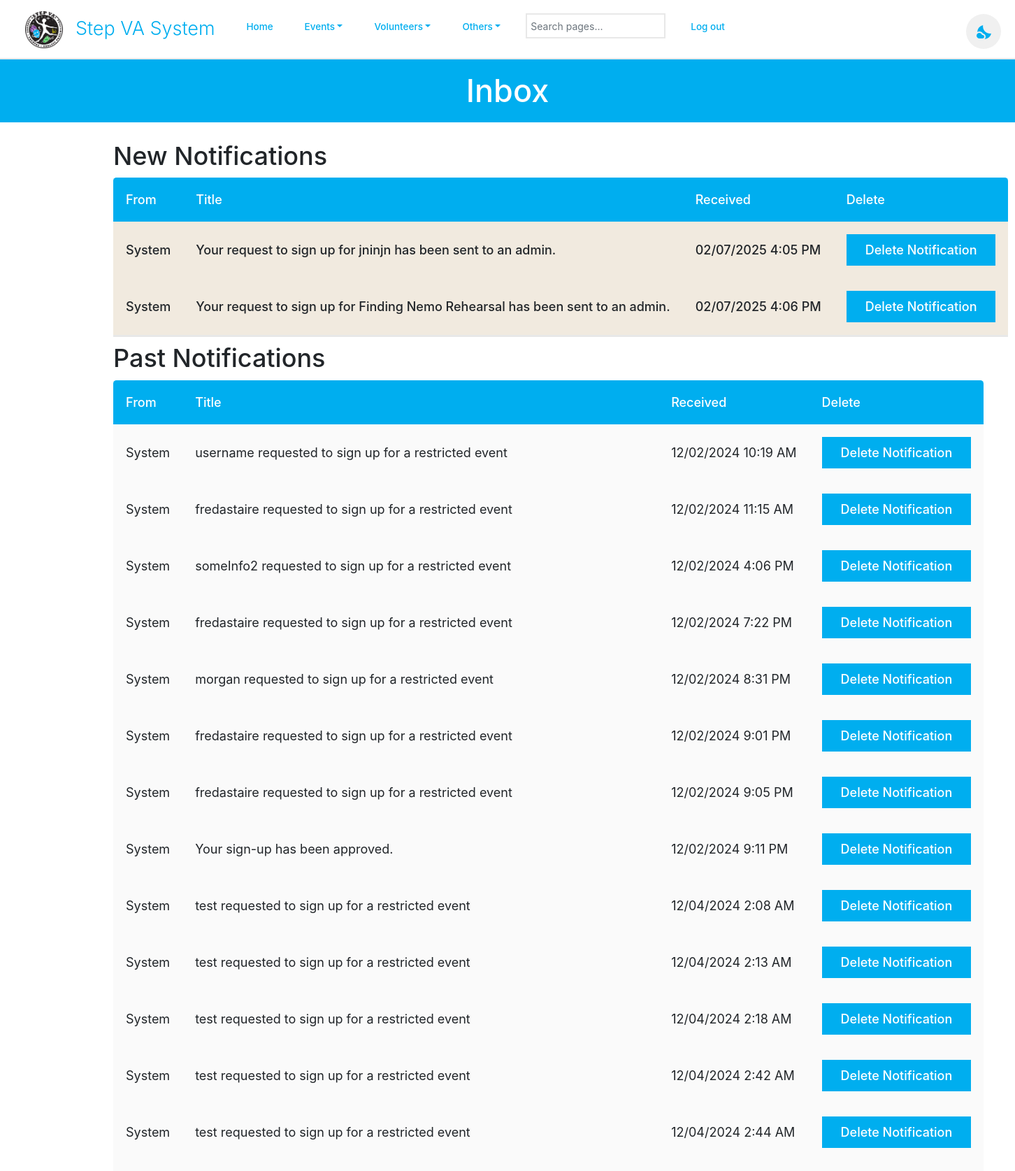
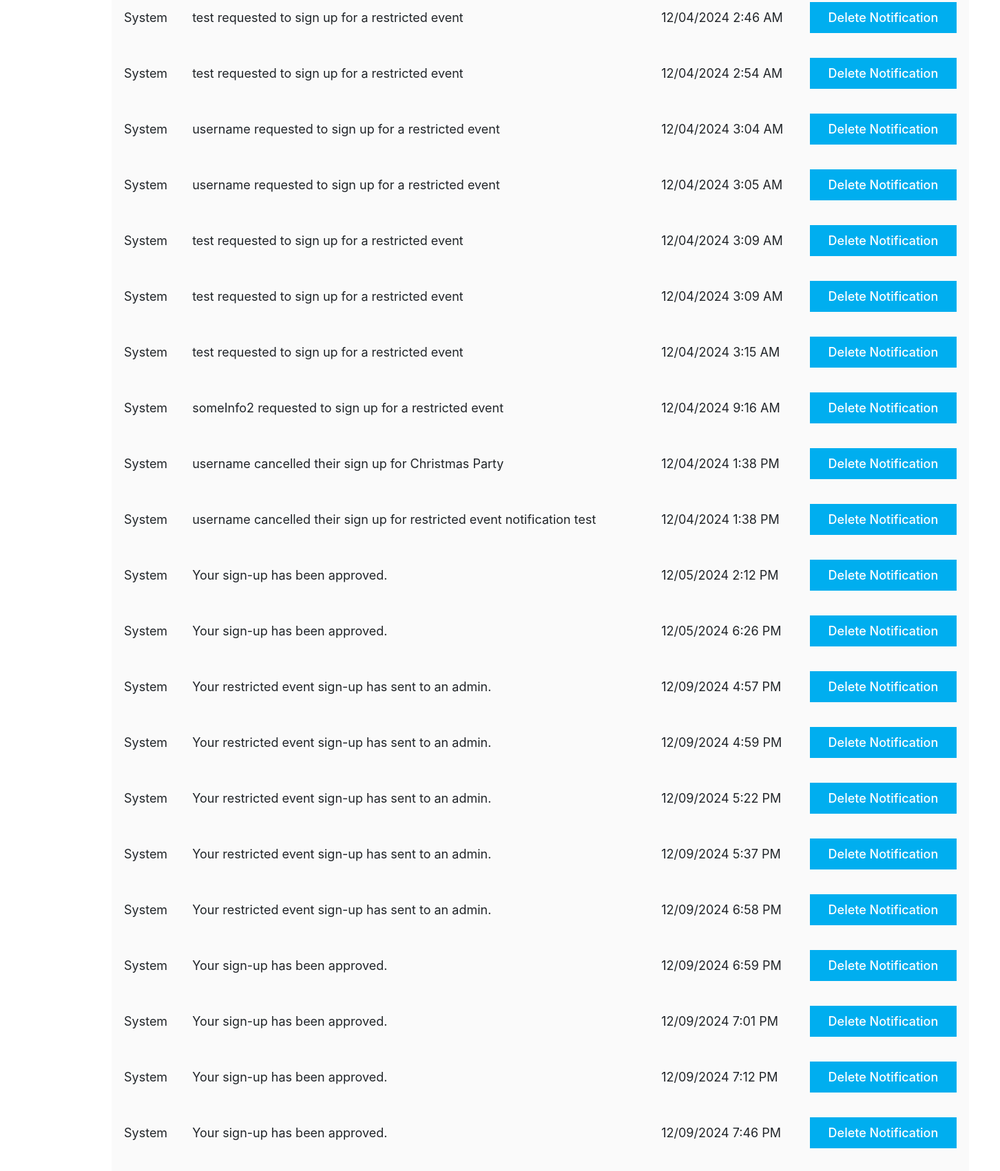
The page /inbox.php (signed in, upper part) on the database its author committed (2 pictures, top to bottom).
### tables this page shows
CREATE TABLE `dbmessages` (
  `id` int(11) NOT NULL,
  `senderID` varchar(256) NOT NULL,
  `recipientID` varchar(256) NOT NULL,
  `title` varchar(256) NOT NULL,
  `body` text NOT NULL,
  `time` varchar(16) NOT NULL,
  `wasRead` tinyint(1) NOT NULL DEFAULT 0,
  `prioritylevel` tinyint(4) NOT NULL DEFAULT 0
);

### database/dbMessages.php (called while the page is built, shortened)
<?php
function get_user_unread_messages($userID) {
    $query = "select * from dbmessages
              where recipientID='$userID' AND wasread = 0
              order by time ASC";
    $connection = connect();
    $result = mysqli_query($connection, $query);
    $messages = mysqli_fetch_all($result, MYSQLI_ASSOC);
    return $messages;
}
function get_user_read_messages($userID) {
    $query = "select * from dbmessages
              where recipientID='$userID' AND wasread = 1
              order by time ASC";
    $connection = connect();
    $result = mysqli_query($connection, $query);
    $messages = mysqli_fetch_all($result, MYSQLI_ASSOC);
    return $messages;
}

### database/dbPersons.php (called while the page is built, shortened)
<?php
    function get_name_from_id($id) {
        if ($id == 'vmsroot') {
            return 'System';
        }
        $query = "select first_name, last_name from dbpersons
            where id='$id'";
        $connection = connect();
        $result = mysqli_query($connection, $query);
        $row = mysqli_fetch_assoc($result);
        return $row['first_name'] . ' ' . $row['last_name'];
    }

### include/output.php (called while the page is built, shortened)
<?php
    function hsc($input) {
        return htmlspecialchars($input ?? '');
    }
    function time24hTo12h($time) {
        $hour = substr($time, 0, 2);
        $minute = substr($time, 3, 2);
        $hour = intval($hour);
        if ($hour < 12) {
            return hsc($hour . ':' . $minute . ' AM');
        } else if ($hour > 12) {
            $hour -= 12;
        }
        return hsc($hour . ':' . $minute . ' PM');
    }

### inbox.php (the view, shortened to what this page needs)
<?php
    $userID = null;
    if (isset($_SESSION['_id'])) {
        $userID = $_SESSION['_id'];
    }
?>
<!DOCTYPE html>
<html>
    <head>
        <?php require_once('universal.inc') ?>
        <link rel="stylesheet" href="css/messages.css"></link>
    </head>
    <body>
        <?php require_once('header.php') ?>
        <h1>Inbox</h1>
        <main class="general">
            <?php
                require_once('database/dbMessages.php');
                $messages = get_user_read_messages($userID);
                $newMessages = get_user_unread_messages($userID);
                if (count($newMessages) > 0): ?>
                    <div class="table-wrapper">
                        <h2>New Notifications</h2>
                        <table class="general">
                            <thead>
                                <tr>
                                    <th style="width:1px">From</th>
                                    <th>Title</th>
                                    <th style="width:1px">Received</th>
                                    <th style="width:1px">Delete</th>
                                </tr>
                            </thead>
                            <tbody class="standout">
                                <?php
                                    require_once('database/dbPersons.php');
                                    require_once('include/output.php');
                                    $id_to_name_hash = [];
                                    foreach ($newMessages as $message) {
                                        $sender = $message['senderID'];
                                        if (isset($id_to_name_hash[$sender])) {
                                            $sender = $id_to_name_hash[$sender];
                                        } else {
                                            $lookup = get_name_from_id($sender);
                                            $id_to_name_hash[$sender] = $lookup;
                                            $sender = $lookup;
                                        }
                                        $messageID = $message['id'];
                                        $title = $message['title'];
                                        $timePacked = $message['time'];
                                        $pieces = explode('-', $timePacked);
                                        $year = $pieces[0];
                                        $month = $pieces[1];
                                        $day = $pieces[2];
                                        $time = time24hto12h($pieces[3]);
                                        $class = 'message';
                                        if (!$message['wasRead']) {
                                            $class .= ' unread';
                                        }
                                        echo "
                                            <tr class='$class' data-message-id='$messageID'>
                                                <td>$sender</td>
                                                <td>$title</td>
                                                <td>$month/$day/$year $time</td>
                                                <td>
                                                    <button class='delete-button' data-message-id='$messageID'>Delete Notification</button>
                                                </td>
                                            </tr>";
                                    }
                                ?>
                            </tbody>
                        </table>
                    </div>
                <?php endif ?>
                <?php
                if (count($messages) > 0): ?>
                <div class="table-wrapper">
                    <h2>Past Notifications</h2>
                    <table class="general">
                        <thead>
                            <tr>
                                <th style="width:1px">From</th>
                                <th>Title</th>
                                <th style="width:1px">Received</th>
                                <th style="width:1px">Delete</th>
                            </tr>
                        </thead>
                        <tbody class="standout">
                            <?php
                                require_once('database/dbPersons.php');
                                require_once('include/output.php');
                                $id_to_name_hash = [];
                                foreach ($messages as $message) {
                                    $sender = $message['senderID'];
                                    if (isset($id_to_name_hash[$sender])) {
                                        $sender = $id_to_name_hash[$sender];
                                    } else {
                                        $lookup = get_name_from_id($sender);
                                        $id_to_name_hash[$sender] = $lookup;
                                        $sender = $lookup;
                                    }
                                    $messageID = $message['id'];
                                    $title = $message['title'];
                                    $timePacked = $message['time'];
                                    $pieces = explode('-', $timePacked);
                                    $year = $pieces[0];
                                    $month = $pieces[1];
                                    $day = $pieces[2];
                                    $time = time24hto12h($pieces[3]);
                                    $class = 'message';
                                    echo "
                                        <tr class='$class' data-message-id='$messageID'>
                                            <td>$sender</td>
                                            <td>$title</td>
                                            <td>$month/$day/$year $time</td>
                                            <td>
                                                <button class='delete-button' data-message-id='$messageID'>Delete Notification</button>
                                            </td>
                                        </tr>";
                                }
                            ?>
                        </tbody>
                    </table>
                </div>
            <?php else: ?>
                <p class="no-messages standout">You currently have no unread messages.</p>
            <?php endif ?>
        </main>
    </body>
</html>

### css/base.css (style rules this page uses)
html, body, header, main, footer, div, span, p, h1, h2, h3, h4, h5, h6, ul, ol, li, input, select, textarea, form, section, label, table, td, tr, th, form, fieldset, em, button, a { padding: 0; margin: 0; font-size: inherit; font-family: inherit; font-weight: inherit; text-decoration: none; font-style: normal; box-sizing: border-box; text-align: left; list-style-type: none; border-spacing: 0; }
:root { --page-background-color: #ffffff; --page-font-color: #333333; --inactive-font-color: #d0d0d0; --inactive-background-color: #f0f0f0; --standout-background: #fafafa; --happy-toast-background-color: #1a7024; --happy-toast-font-color: white; --info-toast-background-color: #2f2f2f; --info-toast-font-color: white; --error-toast-background-color: #701a1a; --error-toast-font-color: white; --shadow-and-border-color: #e8e8e8; --main-color: #00aeef; --accent-color: #39B54A; --secondary-accent-color: #a3e0f7; --calendar-event-color: #808080; --calendar-event-color-hover: var(--main-color); --calendar-today-border: 2px solid var(--secondary-accent-color); --button-font-color: white; --button-padding: 0.5rem 1.5rem; --button-border-radius: 0.25rem; --standard-border: 1px solid #333333; --light-border: 1px solid var(--shadow-and-border-color); --text-field-border: 2px solid #e8e8e8; --cancel-button-background-color: #aaa; --error-color: red; --base-variant: #f0f0f0; --primary-color: #00aeef; font-size: 18px; font-family: Montserrat; font-weight: 300; }
body { background-color: var(--page-background-color); color: var(--page-font-color); font-family: Montserrat; }
main:not(.login):not(.calendar-view):not(.dashboard) { padding: 1rem; }
input[type=submit], button, .button { color: var(--button-font-color); background-color: var(--main-color); padding: var(--button-padding); border: none; border-radius: var(--button-border-radius); font-weight: 500; width: 100%; transition: background-color .3s; cursor: pointer; text-align: center; }
h1 { font-size: 1.5rem; font-weight: 500; margin-bottom: 2rem; background-color: var(--main-color); color: var(--page-background-color); width: 100%; text-align: center; padding: 1rem; }
h2 { font-size: 1.5rem; font-weight: 500; }
main.general, form.general { margin: 1rem; display: flex; flex-direction: column; gap: 0.5rem; }
table.general { width: 100%; padding-bottom: 1rem; }
table.general th:first-of-type { border-top-left-radius: .25rem; }
table.general th:last-of-type { border-top-right-radius: .25rem; }
table.general th { background-color: var(--main-color); color: var(--button-font-color); font-weight: 500; }
table.general th, table.general td { padding: 1rem; white-space: nowrap; }
.standout { border-bottom: 3px solid var(--shadow-and-border-color); padding: 1rem; background-color: var(--standout-background); }
@media only screen and (min-width: 1024px) { main.general, form.general { margin: 0rem 8rem 4rem 8rem; } }

### css/messages.css (style rules this page uses)
:root { --unread-message-background: #f1eadf; --message-body-border-color: #ddd; --priorityone-color: #4FFFB0; --prioritytwo-color: #F0E68C; --prioritythree-color: #fd5c63; }
tr.message { cursor: pointer; transition: filter .3s; background-color: inherit; }
tr.message.unread { font-weight: 500; background-color: var(--unread-message-background); }

### rows shown on the page
dbmessages: senderID "System", title "Your request to sign up for jninjn has been sent to an admin.", time "02", time "07", time "2025", time "4:05 PM"
dbmessages: senderID "System", title "Your request to sign up for Finding Nemo Rehearsal has been sent to an admin.", time "02", time "07", time "2025", time "4:06 PM"
dbmessages: senderID "System", title "username requested to sign up for a restricted event", time "12", time "02", time "2024", time "10:19 AM"
dbmessages: senderID "System", title "fredastaire requested to sign up for a restricted event", time "12", time "02", time "2024", time "11:15 AM"
dbmessages: senderID "System", title "someInfo2 requested to sign up for a restricted event", time "12", time "02", time "2024", time "4:06 PM"
dbmessages: senderID "System", title "fredastaire requested to sign up for a restricted event", time "12", time "02", time "2024", time "7:22 PM"
dbmessages: senderID "System", title "morgan requested to sign up for a restricted event", time "12", time "02", time "2024", time "8:31 PM"
dbmessages: senderID "System", title "fredastaire requested to sign up for a restricted event", time "12", time "02", time "2024", time "9:01 PM"
dbmessages: senderID "System", title "fredastaire requested to sign up for a restricted event", time "12", time "02", time "2024", time "9:05 PM"
dbmessages: senderID "System", title "Your sign-up has been approved.", time "12", time "02", time "2024", time "9:11 PM"
dbmessages: senderID "System", title "test requested to sign up for a restricted event", time "12", time "04", time "2024", time "2:08 AM"
dbmessages: senderID "System", title "test requested to sign up for a restricted event", time "12", time "04", time "2024", time "2:13 AM"
dbmessages: senderID "System", title "test requested to sign up for a restricted event", time "12", time "04", time "2024", time "2:18 AM"
dbmessages: senderID "System", title "test requested to sign up for a restricted event", time "12", time "04", time "2024", time "2:42 AM"
dbmessages: senderID "System", title "test requested to sign up for a restricted event", time "12", time "04", time "2024", time "2:44 AM"
dbmessages: senderID "System", title "test requested to sign up for a restricted event", time "12", time "04", time "2024", time "2:46 AM"
dbmessages: senderID "System", title "test requested to sign up for a restricted event", time "12", time "04", time "2024", time "2:54 AM"
dbmessages: senderID "System", title "username requested to sign up for a restricted event", time "12", time "04", time "2024", time "3:04 AM"
dbmessages: senderID "System", title "username requested to sign up for a restricted event", time "12", time "04", time "2024", time "3:05 AM"
dbmessages: senderID "System", title "test requested to sign up for a restricted event", time "12", time "04", time "2024", time "3:09 AM"
dbmessages: senderID "System", title "test requested to sign up for a restricted event", time "12", time "04", time "2024", time "3:09 AM"
dbmessages: senderID "System", title "test requested to sign up for a restricted event", time "12", time "04", time "2024", time "3:15 AM"
dbmessages: senderID "System", title "someInfo2 requested to sign up for a restricted event", time "12", time "04", time "2024", time "9:16 AM"
dbmessages: senderID "System", title "username cancelled their sign up for Christmas Party", time "12", time "04", time "2024", time "1:38 PM"
dbmessages: senderID "System", title "username cancelled their sign up for restricted event notification test", time "12", time "04", time "2024", time "1:38 PM"
dbmessages: senderID "System", title "Your sign-up has been approved.", time "12", time "05", time "2024", time "2:12 PM"
dbmessages: senderID "System", title "Your sign-up has been approved.", time "12", time "05", time "2024", time "6:26 PM"
dbmessages: senderID "System", title "Your restricted event sign-up has sent to an admin.", time "12", time "09", time "2024", time "4:57 PM"
dbmessages: senderID "System", title "Your restricted event sign-up has sent to an admin.", time "12", time "09", time "2024", time "4:59 PM"
dbmessages: senderID "System", title "Your restricted event sign-up has sent to an admin.", time "12", time "09", time "2024", time "5:22 PM"
dbmessages: senderID "System", title "Your restricted event sign-up has sent to an admin.", time "12", time "09", time "2024", time "5:37 PM"
dbmessages: senderID "System", title "Your restricted event sign-up has sent to an admin.", time "12", time "09", time "2024", time "6:58 PM"
dbmessages: senderID "System", title "Your sign-up has been approved.", time "12", time "09", time "2024", time "6:59 PM"
dbmessages: senderID "System", title "Your sign-up has been approved.", time "12", time "09", time "2024", time "7:01 PM"
dbmessages: senderID "System", title "Your sign-up has been approved.", time "12", time "09", time "2024", time "7:12 PM"
dbmessages: senderID "System", title "Your sign-up has been approved.", time "12", time "09", time "2024", time "7:46 PM"
